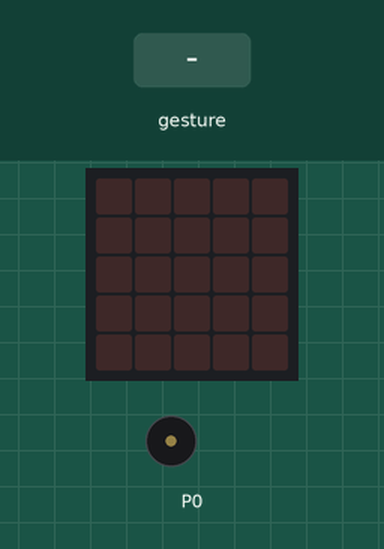
Simulated run of this program. Board: BBC micro:bit (MakeCode). Parts: the board's 5×5 LED display, buzzer (waves = sounding). The inputs (shaded band) are chosen by the test bench. Random numbers come from a fixed seed; a tilt is held for 1.5 s and a shake lasts 1 s, then the board lies face up again.

Above: at 1.2 s.
1.3 s: gesture 'shake'
At 2.4 s:
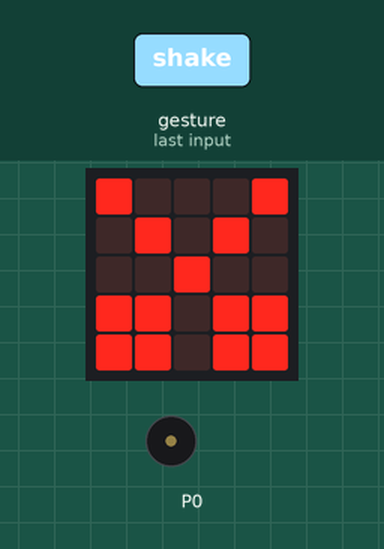
3.0 s: gesture 'shake'
At 3.21 s:
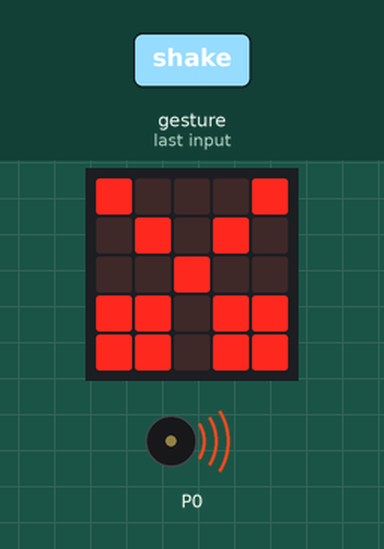
At 3.7 s:
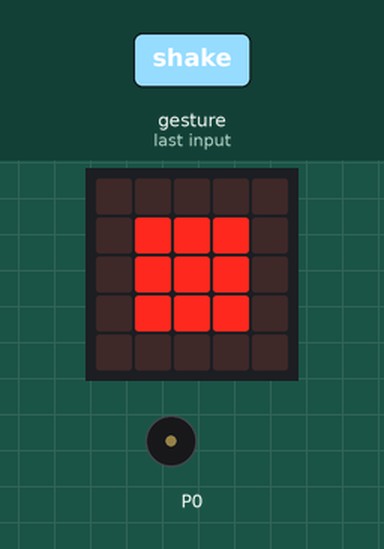
Timing chart, 0 to 6.0 s (numbered marks = the images above; inputs shaded):
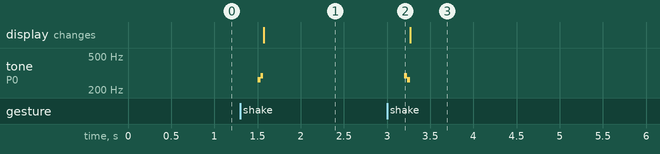

The program:

main.ts
```typescript
let jugada = 0
input.onGesture(Gesture.Shake, function () {
    if (jugada == 1) {
        music.playTone(262, music.beat(BeatFraction.Sixteenth))
        music.playTone(294, music.beat(BeatFraction.Sixteenth))
        basic.showLeds(`
            # # # # #
            # # # # #
            # # # # #
            # # # # #
            # # # # #
            `)
    } else if (jugada == 2) {
        music.playTone(262, music.beat(BeatFraction.Sixteenth))
        music.playTone(294, music.beat(BeatFraction.Sixteenth))
        basic.showLeds(`
            # . . . #
            . # . # .
            . . # . .
            # # . # #
            # # . # #
            `)
    } else if (jugada == 3) {
        music.playTone(294, music.beat(BeatFraction.Sixteenth))
        music.playTone(262, music.beat(BeatFraction.Sixteenth))
        basic.showLeds(`
            . . . . .
            . # # # .
            . # # # .
            . # # # .
            . . . . .
            `)
    } else {

    }
})
basic.forever(function () {
    jugada = randint(1, 3)
})
```

test.ts
```typescript
// aquí va el archivo "tests"; esto no se compilará cuando este paquete se utilice como una extensión.
```

Measured:
- after the input at 1.3 s, tone on P0: silent → 262 Hz after 0.20 s, → 294 Hz 0.04 s later, → silent 0.03 s later; the display: changes after 0.27 s (image 1)
- after the input at 3.0 s, tone on P0: silent → 294 Hz after 0.20 s, → 262 Hz 0.04 s later, → silent 0.03 s later
